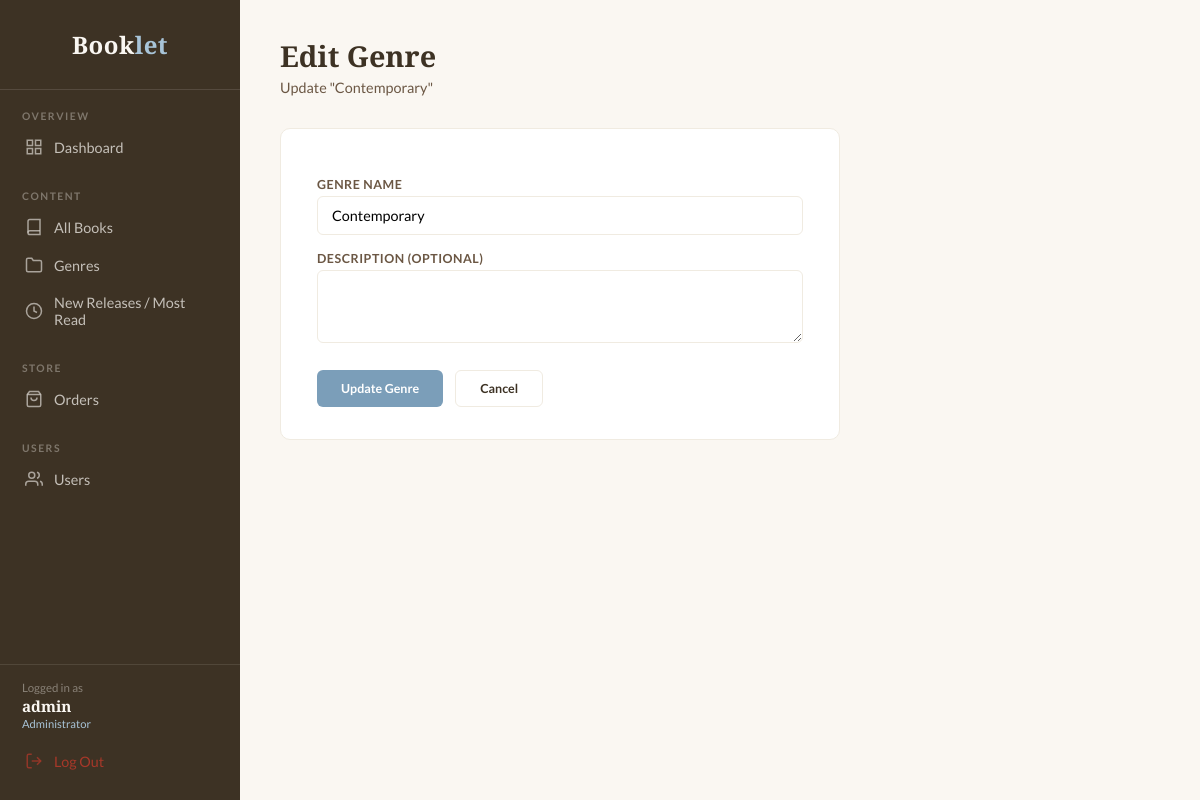
The page /api/admin/genres/11/edit/ (signed in) on the database its author committed.
### book/models.py (models this page shows, shortened)
class User(AbstractUser):
    ROLE_CHOICES = [
        ('customer', 'Customer'),
        ('admin', 'Admin'),
    ]
    role = models.CharField(max_length=20, choices=ROLE_CHOICES, default='customer')

class Category(models.Model):
    name = models.CharField(max_length=100)
    description = models.TextField(blank=True)
    class Meta:
        verbose_name_plural = 'Categories'

### book/views.py (the view)
# urls.py: path('admin/genres/<int:pk>/edit/',   views.admin_genre_edit,      name='admin_genre_edit'),
@login_required(login_url='admin_login')
@user_passes_test(is_admin_user, login_url='admin_login')
def admin_genre_edit(request, pk):
    genre = get_object_or_404(Category, id=pk)
    if request.method == 'POST':
        form = GenreAdminForm(request.POST, instance=genre)
        if form.is_valid():
            form.save()
            django_messages.success(request, 'Genre updated successfully.')
            return redirect('admin_genre_list')
    else:
        form = GenreAdminForm(instance=genre)
    return render(request, 'admin_genre_form.html', {'form': form, 'genre': genre})

### book/views.py
class GenreAdminForm(forms.ModelForm):
    class Meta:
        model = Category
        fields = ['name', 'description']
        labels = {
            'name': 'Genre Name',
            'description': 'Description (optional)',
        }
        widgets = {
            'name': forms.TextInput(attrs={'style': 'padding: 10px 14px;'}),
            'description': forms.Textarea(attrs={'style': 'padding: 10px 14px;', 'rows': 3}),
        }
    def __init__(self, *args, **kwargs):
        super().__init__(*args, **kwargs)
        self.fields['description'].required = False

### book/views.py (called while the page is built)
def is_admin_user(user):
    return user.is_authenticated and (user.role == 'admin' or user.is_superuser)

### book/templates/admin_genre_form.html (shortened to what this page needs)
{% extends "Admin.html" %}
{% load static %}
{% block admin_content %}
<div class="page-header">
    <h1>{% if form.instance.pk %}Edit Genre{% else %}Add Genre{% endif %}</h1>
    <p>{% if form.instance.pk %}Update "{{ form.instance.name }}"{% else %}Add a new genre to the catalog{% endif %}</p>
</div>
<div class="form-card">
    <form method="post">
        {% for field in form %}
        <label for="{{ field.id_for_label }}">{{ field.label }}</label>
        {{ field }}
        {% endfor %}
        <div class="btn-row">
            <button type="submit" class="btn-sm btn-primary" style="padding: 10px 24px; border: none;">
                {% if form.instance.pk %}Update Genre{% else %}Add Genre{% endif %}
            </button>
            <a href="{% url 'admin_genre_list' %}" class="btn-sm btn-outline" style="padding: 10px 24px;">Cancel</a>
        </div>
    </form>
</div>
{% endblock %}

### book/templates/Admin.html (shortened to what this page needs)
{% load static %}
<!DOCTYPE html>
<html lang="en">
<head>
</head>
<body>
    {% if not request.user.is_authenticated %}
    <div class="login-container">
        <div class="login-card">
            <h1>Booklet</h1>
            <p class="sub">Admin Login</p>
            {% if error %}
            <p class="error">{{ error }}</p>
            {% endif %}
            <form method="post" action="{% url 'admin_login' %}">
                {% csrf_token %}
                <label for="username">Username</label>
                <input type="text" id="username" name="username" required />
                <label for="password">Password</label>
                <input type="password" id="password" name="password" required />
                <button type="submit" class="btn-login">Sign In</button>
            </form>
        </div>
    </div>
    {% else %}
    <aside class="sidebar">
        <div class="sidebar-logo">Book<span>let</span></div>
        <nav>
            <div class="nav-section">
                <div class="nav-label">Overview</div>
                <a href="{% url 'admin_dashboard' %}" class="nav-item {% if active_section == 'dashboard' %}active{% endif %}">
                    <svg class="icon" viewBox="0 0 24 24" fill="none" stroke="currentColor" stroke-width="2">
                        <rect x="3" y="3" width="7" height="7" />
                        <rect x="14" y="3" width="7" height="7" />
                        <rect x="14" y="14" width="7" height="7" />
                        <rect x="3" y="14" width="7" height="7" />
                    </svg>
                    Dashboard
                </a>
            </div>
            <div class="nav-section">
                <div class="nav-label">Content</div>
                <a href="{% url 'admin_books_all' %}" class="nav-item {% if active_section == 'books_all' %}active{% endif %}">
                    <svg class="icon" viewBox="0 0 24 24" fill="none" stroke="currentColor" stroke-width="2">
                        <path d="M4 19.5A2.5 2.5 0 016.5 17H20" />
                        <path d="M6.5 2H20v20H6.5A2.5 2.5 0 014 19.5v-15A2.5 2.5 0 016.5 2z" />
                    </svg>
                    All Books
                </a>
                <a href="{% url 'admin_genre_list' %}" class="nav-item {% if active_section == 'genres' %}active{% endif %}">
                    <svg class="icon" viewBox="0 0 24 24" fill="none" stroke="currentColor" stroke-width="2">
                        <path d="M22 19a2 2 0 01-2 2H4a2 2 0 01-2-2V5a2 2 0 012-2h5l2 3h9a2 2 0 012 2z" />
                    </svg>
                    Genres
                </a>
                <a href="{% url 'admin_books_new' %}" class="nav-item {% if active_section == 'books_new' %}active{% endif %}">
                    <svg class="icon" viewBox="0 0 24 24" fill="none" stroke="currentColor" stroke-width="2">
                        <circle cx="12" cy="12" r="10" />
                        <polyline points="12 6 12 12 16 14" />
                    </svg>
                    New Releases / Most Read
                </a>
            </div>
            <div class="nav-section">
                <div class="nav-label">Store</div>
                <a href="{% url 'admin_orders' %}" class="nav-item {% if active_section == 'orders' %}active{% endif %}">
                    <svg class="icon" viewBox="0 0 24 24" fill="none" stroke="currentColor" stroke-width="2">
                        <path d="M6 2L3 6v14a2 2 0 002 2h14a2 2 0 002-2V6l-3-4z" />
                        <line x1="3" y1="6" x2="21" y2="6" />
                        <path d="M16 10a4 4 0 01-8 0" />
                    </svg>
                    Orders
                </a>
            </div>
            <div class="nav-section">
                <div class="nav-label">Users</div>
                <a href="{% url 'admin_users' %}" class="nav-item {% if active_section == 'users' %}active{% endif %}">
                    <svg class="icon" viewBox="0 0 24 24" fill="none" stroke="currentColor" stroke-width="2">
                        <path d="M17 21v-2a4 4 0 00-4-4H5a4 4 0 00-4 4v2" />
                        <circle cx="9" cy="7" r="4" />
                        <path d="M23 21v-2a4 4 0 00-3-3.87" />
                        <path d="M16 3.13a4 4 0 010 7.75" />
                    </svg>
                    Users
                </a>
            </div>
        </nav>
        <div class="sidebar-spacer"></div>
        <div class="sidebar-user">
            <div class="greeting">Logged in as</div>
            <div class="admin-name">{{ request.user.get_full_name|default:request.user.username }}</div>
            <div class="admin-role">Administrator</div>
        </div>
        <a href="{% url 'admin_logout' %}" class="nav-item logout">
            <svg class="icon" viewBox="0 0 24 24" fill="none" stroke="currentColor" stroke-width="2">
                <path d="M9 21H5a2 2 0 01-2-2V5a2 2 0 012-2h4" />
                <polyline points="16 17 21 12 16 7" />
                <line x1="21" y1="12" x2="9" y2="12" />
            </svg>
            Log Out
        </a>
    </aside>
    <main class="main">
        {% block admin_content %}{% endblock %}
    </main>
    {% endif %}
</body>
</html>

### book/templates/Admin.html (style rules this page uses)
:root { --cream: #FAF7F2; --cream-mid: #F0EBE1; --brown: #3D3224; --brown-light: #6B5744; --blue: #7B9EB9; --blue-light: #A8C4D8; --blue-faint: #EBF2F7; --red: #C0392B; --green: #2E7D60; --sidebar-w: 240px; --radius: 10px; }
*, *::before, *::after { box-sizing: border-box; margin: 0; padding: 0; }
body { font-family: 'Lato', sans-serif; background: var(--cream); color: var(--brown); display: flex; min-height: 100vh; }
.sidebar { width: var(--sidebar-w); background: var(--brown); display: flex; flex-direction: column; position: fixed; top: 0; left: 0; bottom: 0; padding: 28px 0 20px; z-index: 100; }
.sidebar-logo { font-family: 'Playfair Display', serif; font-size: 1.5rem; font-weight: 700; color: var(--cream); text-align: center; padding: 0 20px 28px; border-bottom: 1px solid rgba(250, 247, 242, .12); letter-spacing: .5px; }
.sidebar-logo span { color: var(--blue-light); }
.nav-section { padding: 20px 0 4px; }
.nav-label { font-size: .65rem; font-weight: 700; letter-spacing: 1.5px; text-transform: uppercase; color: rgba(250, 247, 242, .35); padding: 0 22px; margin-bottom: 6px; }
.nav-item { display: flex; align-items: center; gap: 11px; padding: 10px 22px; color: rgba(250, 247, 242, .72); text-decoration: none; font-size: .9rem; font-weight: 400; border-left: 3px solid transparent; transition: background .15s, color .15s, border-color .15s; position: relative; }
.nav-item .icon { width: 18px; height: 18px; flex-shrink: 0; opacity: .8; }
.sidebar-spacer { flex: 1; }
.sidebar-user { padding: 16px 22px 8px; border-top: 1px solid rgba(250, 247, 242, .1); }
.sidebar-user .greeting { font-size: .72rem; color: rgba(250, 247, 242, .4); margin-bottom: 2px; }
.sidebar-user .admin-name { font-family: 'Playfair Display', serif; font-size: .95rem; color: var(--cream); font-weight: 600; }
.sidebar-user .admin-role { font-size: .7rem; color: var(--blue-light); margin-top: 1px; }
.nav-item.logout { color: rgba(192, 57, 43, .8); margin-top: 4px; }
.main { margin-left: var(--sidebar-w); flex: 1; padding: 36px 40px; max-width: 1200px; }
.page-header { margin-bottom: 32px; }
.page-header h1 { font-family: 'Playfair Display', serif; font-size: 1.8rem; font-weight: 700; color: var(--brown); }
.page-header p { font-size: .9rem; color: var(--brown-light); margin-top: 4px; }
.btn-sm { font-family: 'Lato', sans-serif; font-size: .78rem; font-weight: 700; padding: 7px 16px; border-radius: 6px; border: none; cursor: pointer; text-decoration: none; display: inline-block; }
.btn-primary { background: var(--blue); color: #fff; transition: background .15s; }
.btn-outline { background: transparent; color: var(--brown); border: 1px solid var(--cream-mid); transition: border-color .15s; }
.form-card { background: #fff; border-radius: var(--radius); border: 1px solid var(--cream-mid); padding: 32px 36px; max-width: 560px; }
.form-card label { font-size: .78rem; font-weight: 700; text-transform: uppercase; letter-spacing: .5px; color: var(--brown-light); display: block; margin-bottom: 4px; margin-top: 16px; }
.form-card input, .form-card select, .form-card textarea { width: 100%; padding: 10px 14px; border: 1px solid var(--cream-mid); border-radius: 6px; font-family: 'Lato', sans-serif; font-size: .9rem; outline: none; transition: border-color .15s; }
.form-card .btn-row { margin-top: 24px; display: flex; gap: 12px; }

### rows shown on the page
User: user.get_full_name "admin"
Category: instance.name "Contemporary", form "Contemporary"

### other values the page prints
{{ field.label }} "GENRE NAME" "DESCRIPTION (OPTIONAL)"
